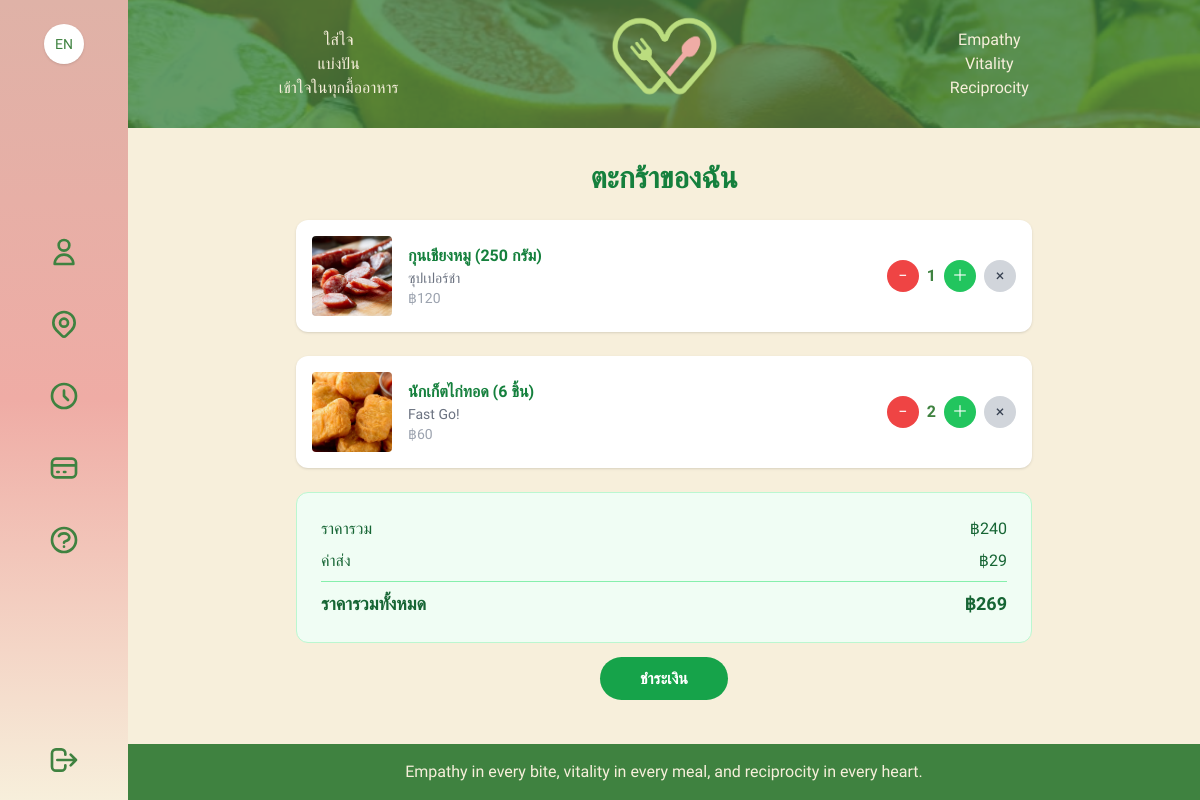
The page /cart/ (signed in) on the database as committed earlier.
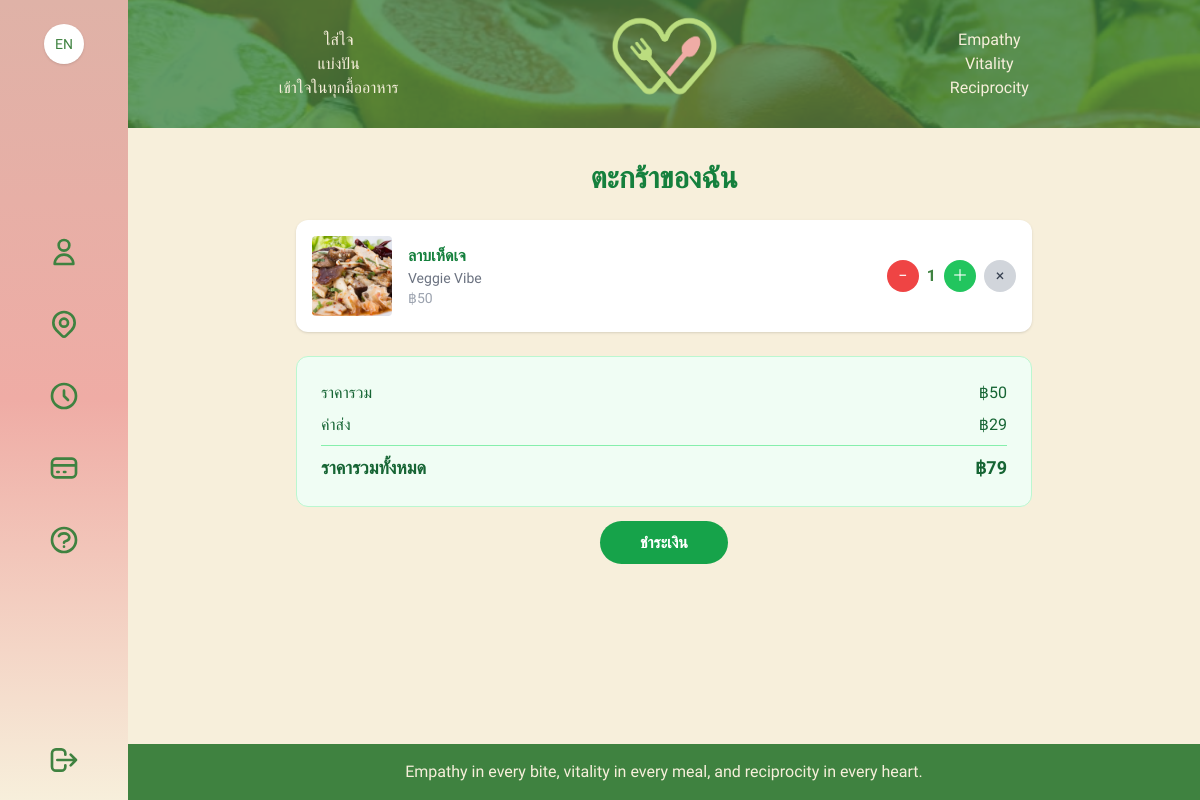
The same page on the database as committed later.
### myapp/models.py (models this page shows, shortened)
class CartItem(models.Model):
    user           = models.ForeignKey(
        settings.AUTH_USER_MODEL,
        on_delete=models.CASCADE,
        related_name='cart_items'
    )
    menu           = models.ForeignKey(
        'Menu',
        on_delete=models.CASCADE
    )
    quantity       = models.PositiveIntegerField("จำนวน", default=1)
    price_at_time  = models.DecimalField(
        "ราคาหลังลดเมื่อเพิ่มลงตะกร้า",
        max_digits=8,
        decimal_places=2,
        default=Decimal('0.00')
    )
    class Meta:
        unique_together = ('user', 'menu')
        verbose_name        = "รายการในตะกร้า"
        verbose_name_plural = "รายการในตะกร้า"

class Menu(models.Model):
    restaurant      = models.ForeignKey(
        'Restaurant',
        on_delete=models.CASCADE,
        related_name='menus',
        verbose_name='ร้านอาหาร'
    )
    title           = models.CharField("ชื่อเมนู", max_length=100)
    image           = models.ImageField("รูปเมนู", upload_to='menus/', blank=True)
    description     = models.TextField("คำอธิบายสั้น", blank=True)
    details         = models.TextField("รายละเอียดเพิ่มเติม", blank=True)
    price           = models.DecimalField("ราคาปกติ", max_digits=8, decimal_places=2)
    discount_price  = models.DecimalField(
    "ราคาหลังลด", max_digits=8, decimal_places=2,
    default=0.0,
    help_text="ถ้าไม่ลด ก็ใส่เท่ากับราคาปกติ"
    )
    start_time      = models.TimeField(
        "เวลาเริ่มขาย", default=timezone.now,
        help_text="เช่น 10:00:00"
    )
    end_time        = models.TimeField(
        "เวลาปิดขาย", default=timezone.now,
        help_text="เช่น 22:00:00"
    )
    favorites       = models.ManyToManyField(
        settings.AUTH_USER_MODEL,
        blank=True,
        related_name='favorite_menus',
        verbose_name="ผู้ที่ชื่นชอบ"
    )
    class Meta:
        verbose_name        = "เมนู"
        verbose_name_plural = "เมนู"
    @property
    def sold_count(self):
        """
        สมมติว่าคุณมี OrderItem model ที่มี
        ForeignKey ไปที่ Menu และ field ชื่อ 'quantity'
        """
        result = self.orderitem_set.aggregate(total=Sum('quantity'))['total']
        return result or 0
    sold_count.fget.short_description = "ขายแล้ว"

class Restaurant(models.Model):
    name       = models.CharField("ชื่อร้าน", max_length=100)
    category   = models.ForeignKey(Category, on_delete=models.SET_NULL,
                                   null=True, related_name='restaurants')
    image      = models.ImageField("รูปภาพร้าน", upload_to='restaurants/', blank=True)
    description= models.TextField("คำอธิบาย", blank=True)
    favorites  = models.ManyToManyField(User,
                       blank=True,
                       related_name='favorite_restaurants',
                       verbose_name="ผู้ที่ชื่นชอบ")
    class Meta:
        verbose_name        = "ร้านอาหาร"
        verbose_name_plural = "ร้านอาหาร"

### myapp/views.py (the view)
# urls.py: path('cart/', views.cart_view, name='cart'),
@login_required
def cart_view(request):
    cart_items = CartItem.objects.filter(user=request.user).select_related('menu__restaurant')
    subtotal = sum(ci.menu.discount_price * ci.quantity for ci in cart_items)
    delivery_fee = 29  # or however you compute it
    grand_total = subtotal + delivery_fee
    return render(request, 'cart.html', {
        'cart_items': cart_items,
        'subtotal': subtotal,
        'delivery_fee': delivery_fee,
        'grand_total': grand_total,
    })

### myapp/templates/cart.html (shortened to what this page needs)
{% extends 'base.html' %}
{% load static i18n currency_filters %}
{% block content %}
<div class="container mx-auto px-4 py-8 max-w-3xl">
  <h1 class="text-3xl font-bold text-green-700 mb-6 text-center">
    {% trans "My Cart" %}
  </h1>
  {% if cart_items %}
    <div class="space-y-6">
      {% for item in cart_items %}
        {% include 'partials/cart_item.html' %}
      {% endfor %}
      <div id="cart-summary" class="bg-green-50 border border-green-200 rounded-xl p-6 text-green-800 space-y-2">
        <div class="flex justify-between">
          <span>{% trans "Subtotal" %}</span>
          <span>฿{{ subtotal|floatformat:0 }}</span>
        </div>
        <div class="flex justify-between">
          <span>{% trans "Delivery Fee" %}</span>
          <span>฿{{ delivery_fee|floatformat:0 }}</span>
        </div>
        <hr class="border-green-300 my-2">
        <div class="flex justify-between font-bold text-lg">
          <span>{% trans "Grand Total" %}</span>
          <span>฿{{ grand_total|floatformat:0 }}</span>
        </div>
      </div>
      <div class="text-center mt-6">
        <a href="{% url 'checkout' %}"
           class="bg-green-600 hover:bg-green-700 text-white font-bold py-3 px-10 rounded-full transition">
          {% trans "Proceed to Checkout" %}
        </a>
      </div>
    </div>
  {% endif %}
</div>
{% endblock %}

### myapp/templates/partials/cart_item.html
{% load currency_filters i18n %}
<div
  id="cart-item-{{ item.id }}"
  class="flex items-center justify-between bg-white rounded-xl shadow p-4"
>
  <div class="flex items-center space-x-4">
    {% if item.menu.image %}
      <img
        src="{{ item.menu.image.url }}"
        alt="{{ item.menu.title }}"
        class="w-20 h-20 object-cover rounded"
      >
    {% else %}
      <div class="w-20 h-20 bg-gray-200 flex items-center justify-center rounded text-gray-500">
        {% trans "No Image" %}
      </div>
    {% endif %}
    <div>
      <p class="font-semibold text-green-700">{{ item.menu.title }}</p>
      <p class="text-sm text-gray-500">{{ item.menu.restaurant.name }}</p>
      <p class="text-sm text-gray-400">฿{{ item.menu.discount_price|floatformat:0 }}</p>
    </div>
  </div>
  <div class="flex items-center space-x-2">
    <button
      hx-post="{% url 'update_cart' item.id %}"
      hx-headers='{"Content-Type":"application/json"}'
      hx-vals='{"action":"decrease"}'
      hx-target="#cart-item-{{ item.id }}"
      hx-swap="outerHTML"
      class="bg-red-500 text-white w-8 h-8 rounded-full flex items-center justify-center hover:bg-red-600"
    >−</button>
    <span class="font-semibold">{{ item.quantity }}</span>
    <button
      hx-post="{% url 'update_cart' item.id %}"
      hx-headers='{"Content-Type":"application/json"}'
      hx-vals='{"action":"increase"}'
      hx-target="#cart-item-{{ item.id }}"
      hx-swap="outerHTML"
      class="bg-green-500 text-white w-8 h-8 rounded-full flex items-center justify-center hover:bg-green-600"
    >＋</button>
    <button
      hx-post="{% url 'update_cart' item.id %}"
      hx-headers='{"Content-Type":"application/json"}'
      hx-vals='{"action":"remove"}'
      hx-target="#cart-item-{{ item.id }}"
      hx-swap="delete"
      class="bg-gray-300 text-gray-700 w-8 h-8 rounded-full flex items-center justify-center hover:bg-gray-400"
    >×</button>
  </div>
</div>

Rows that differ between the two databases and show on the page:
removed CartItem: menu.image (picture), menu "กุนเชียงหมู (250 กรัม)", menu.restaurant.name "ซุปเปอร์ชำ", menu.discount_price "120", quantity "1"
removed CartItem: menu.image (picture), menu "นักเก็ตไก่ทอด (6 ชิ้น)", menu.restaurant.name "Fast Go!", menu.discount_price "60", quantity "2"
added CartItem: menu.image (picture), menu "ลาบเห็ดเจ", menu.restaurant.name "Veggie Vibe", menu.discount_price "50", quantity "1"
Other text that changed with them:
{{ subtotal|floatformat:0 }}: "240" → "50"
{{ grand_total|floatformat:0 }}: "269" → "79"
